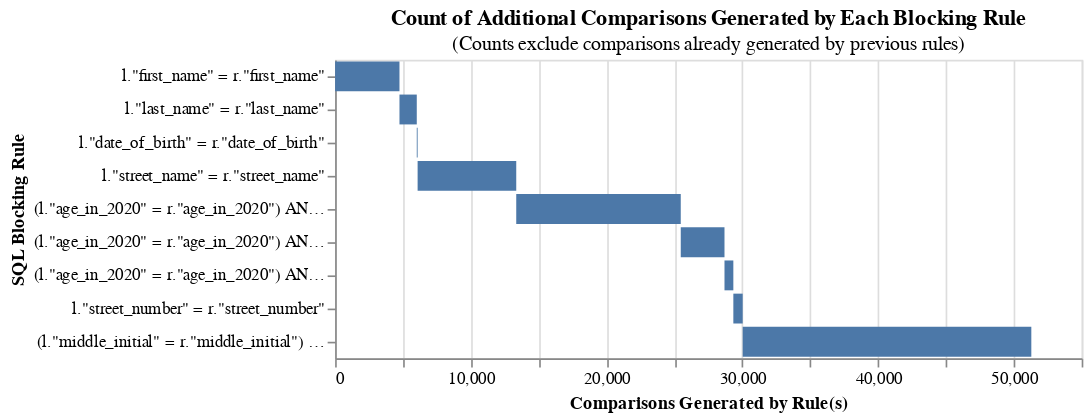

The cell this chart's notebook holds for it:
### Markdown cell above
Next let's come up with some candidate blocking rules, which define the record comparisons to generate, and have a look at how many comparisons each rule will generate.

For blocking rules that we use in prediction, our aim is to have the union of all rules cover all true matches, whilst avoiding generating so many comparisons that it becomes computationally intractable - i.e. each true match should have at least _one_ of the following conditions holding.

### Code cell
from splink import DuckDBAPI, block_on
from splink.blocking_analysis import (
    cumulative_comparisons_to_be_scored_from_blocking_rules_chart,
)

blocking_rules = [
    block_on("first_name"),
    block_on("last_name"),
    block_on("date_of_birth"),
    block_on("street_name"),
    block_on("age_in_2020", "sex"),
    block_on("age_in_2020", "race_ethnicity"),
    block_on("age_in_2020", "middle_initial"),
    block_on("street_number"),
    block_on("middle_initial", "sex", "race_ethnicity"),
]


db_api = DuckDBAPI()
cumulative_comparisons_to_be_scored_from_blocking_rules_chart(
    table_or_tables=dfs,
    blocking_rules=blocking_rules,
    db_api=db_api,
    link_type="link_only",
    unique_id_column_name="id",
    source_dataset_column_name="source_dataset",
)

### Figure 1 — Vega-Lite specification as saved in the notebook (floating-point values rounded to 4 significant figures)
{"config": {"view": {"continuousWidth": 300, "continuousHeight": 300}}, "data": {"name": "data-d46da25b3e8676ef111a9ca1de09d062"}, "mark": "bar", "encoding": {"order": {"field": "cumulative_rows"}, "tooltip": [{"field": "blocking_rule", "title": "SQL Condition", "type": "nominal"}, {"field": "row_count", "format": ",", "title": "Comparisons Generated", "type": "quantitative"}, {"field": "cumulative_rows", "format": ",", "title": "Cumulative Comparisons", "type": "quantitative"}, {"field": "cartesian", "format": ",", "title": "Total comparisons in Cartesian product", "type": "quantitative"}], "x": {"field": "start", "title": "Comparisons Generated by Rule(s)", "type": "quantitative"}, "x2": {"field": "cumulative_rows"}, "y": {"field": "blocking_rule", "sort": ["-x2"], "title": "SQL Blocking Rule"}}, "height": {"step": 20}, "title": {"text": "Count of Additional Comparisons Generated by Each Blocking Rule", "subtitle": "(Counts exclude comparisons already generated by previous rules)"}, "width": 450, "$schema": "https://vega.github.io/schema/vega-lite/v5.9.3.json", "datasets": {"data-d46da25b3e8676ef111a9ca1de09d062": [{"blocking_rule": "l.\"first_name\" = r.\"first_name\"", "row_count": 4741, "cumulative_rows": 4741, "cartesian": 2056431, "match_key": "0", "start": 0}, {"blocking_rule": "l.\"last_name\" = r.\"last_name\"", "row_count": 1275, "cumulative_rows": 6016, "cartesian": 2056431, "match_key": "1", "start": 4741}, {"blocking_rule": "l.\"date_of_birth\" = r.\"date_of_birth\"", "row_count": 62, "cumulative_rows": 6078, "cartesian": 2056431, "match_key": "2", "start": 6016}, {"blocking_rule": "l.\"street_name\" = r.\"street_name\"", "row_count": 7266, "cumulative_rows": 13344, "cartesian": 2056431, "match_key": "3", "start": 6078}, {"blocking_rule": "(l.\"age_in_2020\" = r.\"age_in_2020\") AND (l.\"sex\" = r.\"sex\")", "row_count": 12120, "cumulative_rows": 25464, "cartesian": 2056431, "match_key": "4", "start": 13344}, {"blocking_rule": "(l.\"age_in_2020\" = r.\"age_in_2020\") AND (l.\"race_ethnicity\" = r.\"race_ethnicity\")", "row_count": 3222, "cumulative_rows": 28686, "cartesian": 2056431, "match_key": "5", "start": 25464}, {"blocking_rule": "(l.\"age_in_2020\" = r.\"age_in_2020\") AND (l.\"middle_initial\" = r.\"middle_initial\")", "row_count": 652, "cumulative_rows": 29338, "cartesian": 2056431, "match_key": "6", "start": 28686}, {"blocking_rule": "l.\"street_number\" = r.\"street_number\"", "row_count": 689, "cumulative_rows": 30027, "cartesian": 2056431, "match_key": "7", "start": 29338}, {"blocking_rule": "(l.\"middle_initial\" = r.\"middle_initial\") AND (l.\"sex\" = r.\"sex\") AND (l.\"race_ethnicity\" = r.\"race_ethnicity\")", "row_count": 21264, "cumulative_rows": 51291, "cartesian": 2056431, "match_key": "8", "start": 30027}]}}
